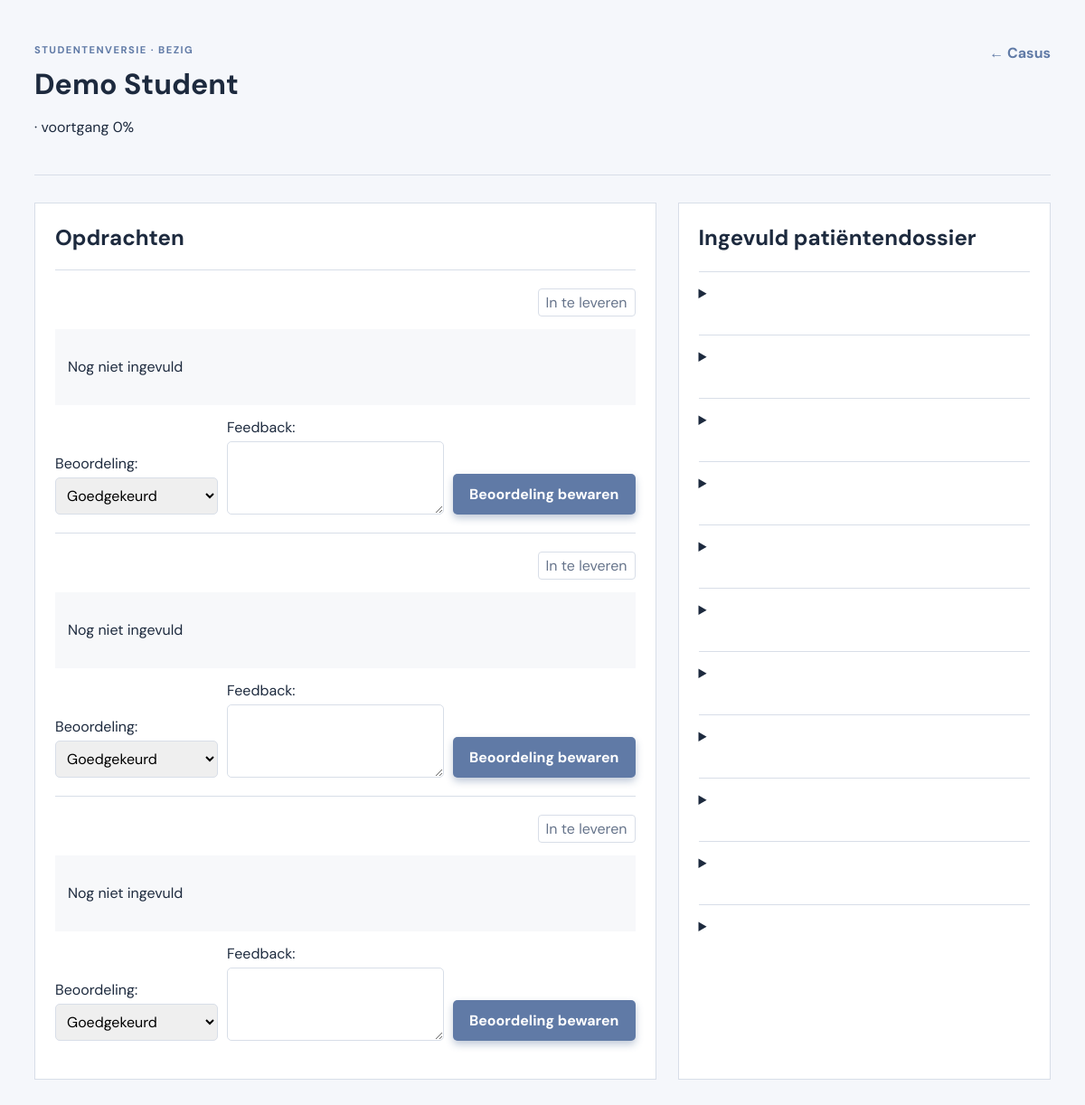
The app's page /docent/studentdossier/1/ (signed in) with its own data.
### dossier/models.py (models this page shows, shortened)
class StudentCase(models.Model):
    class Status(models.TextChoices):
        ACTIVE = "active", "Bezig"
        SUBMITTED = "submitted", "Ingediend"
        REVIEWED = "reviewed", "Beoordeeld"
    case = models.ForeignKey(Case, on_delete=models.PROTECT, related_name="student_cases")
    student = models.ForeignKey(
        settings.AUTH_USER_MODEL, on_delete=models.CASCADE, related_name="student_cases"
    )
    status = models.CharField(max_length=20, choices=Status.choices, default=Status.ACTIVE)
    case_title = models.CharField(max_length=180, blank=True)
    course = models.CharField(max_length=180, blank=True)
    introduction = models.TextField(blank=True)
    learning_objectives = models.TextField(blank=True)
    patient_name = models.CharField(max_length=120, blank=True)
    patient_reference = models.CharField(max_length=40, blank=True)
    patient_image = models.CharField(max_length=240, blank=True)
    patient_context = models.CharField(max_length=280, blank=True)
    started_at = models.DateTimeField(auto_now_add=True)
    submitted_at = models.DateTimeField(null=True, blank=True)
    reviewed_at = models.DateTimeField(null=True, blank=True)
    updated_at = models.DateTimeField(auto_now=True)
    class Meta:
        ordering = ["-updated_at"]
        constraints = [
            models.UniqueConstraint(fields=["case", "student"], name="unique_student_case")
        ]
    @property
    def progress(self):
        total = self.assignment_submissions.count()
        if not total:
            return 0
        completed = self.assignment_submissions.exclude(
            status=AssignmentSubmission.Status.TODO
        ).count()
        return round(completed / total * 100)

class AssignmentSubmission(models.Model):
    class Status(models.TextChoices):
        TODO = "todo", "In te leveren"
        SUBMITTED = "submitted", "Ingediend"
        RESUBMIT = "resubmit", "Opnieuw inleveren"
        APPROVED = "approved", "Goedgekeurd"
    student_case = models.ForeignKey(
        StudentCase, on_delete=models.CASCADE, related_name="assignment_submissions"
    )
    assignment = models.ForeignKey(
        Assignment,
        on_delete=models.SET_NULL,
        related_name="submissions",
        null=True,
        blank=True,
    )
    phase = models.CharField(max_length=120, blank=True)
    title = models.CharField(max_length=240, blank=True)
    content = models.TextField(blank=True)
    position = models.PositiveIntegerField(default=0)
    answer = models.TextField(blank=True)
    status = models.CharField(max_length=20, choices=Status.choices, default=Status.TODO)
    feedback = models.TextField(blank=True)
    submitted_at = models.DateTimeField(null=True, blank=True)
    reviewed_at = models.DateTimeField(null=True, blank=True)
    updated_at = models.DateTimeField(auto_now=True)
    class Meta:
        ordering = ["position", "id"]
        constraints = [
            models.UniqueConstraint(
                fields=["student_case", "assignment"], name="unique_assignment_submission"
            )
        ]

### dossier/views.py (the view)
# urls.py: path("docent/studentdossier/<int:student_case_id>/", views.teacher_student_case, name="teacher_student_case"),
@login_required
def teacher_student_case(request, student_case_id):
    require_teacher(request.user)
    student_case = get_object_or_404(
        StudentCase.objects.select_related("case", "student").prefetch_related(
            "assignment_submissions", "module_responses"
        ), id=student_case_id
    )
    editable_case(request.user, student_case.case_id)
    for module in student_case.module_responses.all():
        module.display_values = [
            {"label": field["label"], "value": module.data.get(field["key"], "")}
            for field in module.schema
        ]
    return render(request, "dossier/teacher_student_case.html", {
        "student_case": student_case, "review_form": ReviewForm(),
    })

### dossier/forms.py
class ReviewForm(forms.Form):
    status = forms.ChoiceField(
        label="Beoordeling",
        choices=[("approved", "Goedgekeurd"), ("resubmit", "Opnieuw inleveren")],
    )
    feedback = forms.CharField(
        label="Feedback", required=False, widget=forms.Textarea(attrs={"rows": 3})
    )

### dossier/context_processors.py (called while the page is built)
def platform_settings(request):
    return {"oidc_enabled": settings.OIDC_ENABLED}

### dossier/views.py (called while the page is built)
def user_role(user):
    if user.is_superuser or user.is_staff:
        return Profile.Role.ADMIN
    return getattr(getattr(user, "epd_profile", None), "role", Profile.Role.STUDENT)

def is_teacher(user):
    return user_role(user) in {Profile.Role.TEACHER, Profile.Role.ADMIN}

def is_admin(user):
    return user_role(user) == Profile.Role.ADMIN

def require_teacher(user):
    if not is_teacher(user):
        raise PermissionDenied

def teacher_cases(user):
    cases = Case.objects.select_related("patient", "created_by").prefetch_related(
        "modules__fields", "assignments", "student_cases__student"
    )
    return cases if is_admin(user) else cases.filter(created_by=user)

def editable_case(user, case_id):
    return get_object_or_404(teacher_cases(user), id=case_id)

### templates/dossier/teacher_student_case.html (shortened to what this page needs)
{% extends 'base.html' %}
{% block content %}
<main class="teacher-shell"><header class="page-bar"><div><p class="eyebrow">Studentenversie · {{ student_case.get_status_display }}</p><h1>{{ student_case.student.get_full_name|default:student_case.student.username }}</h1><p>{{ student_case.case_title }} · voortgang {{ student_case.progress }}%</p></div><a class="back" href="{% url 'dossier:teacher_case' student_case.case_id %}">← Casus</a></header>
  <div class="review-grid"><section class="editor-section"><h2>Opdrachten</h2>{% for submission in student_case.assignment_submissions.all %}<article class="review-item"><header><div><small>{{ submission.phase }}</small><h3>{{ submission.title }}</h3></div><span class="state status-{{ submission.status }}">{{ submission.get_status_display }}</span></header><div class="student-answer">{{ submission.answer|default:'Nog niet ingevuld'|linebreaks }}</div>{% if submission.feedback %}<div class="feedback"><strong>Eerdere feedback</strong>{{ submission.feedback|linebreaks }}</div>{% endif %}<form method="post" class="review-form" action="{% url 'dossier:teacher_review_assignment' student_case.id submission.id %}">{% csrf_token %}{{ review_form.as_div }}<button class="primary button">Beoordeling bewaren</button></form></article>{% endfor %}</section>
    <section class="editor-section"><h2>Ingevuld patiëntendossier</h2>{% for module in student_case.module_responses.all %}<details class="response-detail"><summary></summary></details>{% endfor %}</section></div>
</main>
{% endblock %}

### static/epd.css (style rules this page uses)
:root { --blue:#607aa6;--blue-dark:#526d9c;--ink:#1d2a3e;--muted:#66748b;--line:#d8dee8;--red:#f1322e;--orange:#f47721 }
* { box-sizing:border-box }
body { margin:0;color:var(--ink);font-family:'DM Sans',Arial,sans-serif;background:#f5f7fb }
.eyebrow { color:var(--blue);font-size:.7rem;font-weight:700;letter-spacing:.13em;text-transform:uppercase;margin:0 0 10px }
.status-todo { color:var(--orange) }
.outline,.primary { padding:12px 18px;border-radius:5px;font-weight:700;text-decoration:none }
.primary { background:var(--blue);color:#fff;box-shadow:0 4px 8px #405e8b55 }
.back { color:var(--blue);font-weight:700;text-decoration:none;white-space:nowrap }
button,input,textarea,select { font:inherit }
.button { border:0;cursor:pointer }
.page-bar { display:flex;justify-content:space-between;align-items:flex-start;gap:24px }
.page-bar h1 { margin:0 }
.teacher-shell { max-width:1180px;margin:0 auto;padding:48px 28px }
.teacher-shell>.page-bar { border-bottom:1px solid var(--line);padding-bottom:26px;margin-bottom:30px }
.state { align-self:flex-end;padding:4px 8px;border:1px solid var(--line);border-radius:4px;color:var(--muted) }
.editor-section,.editor-form section { background:#fff;border:1px solid var(--line);padding:22px }
.editor-section h2,.editor-form h2 { margin:0 0 20px }
details { margin-top:22px }
summary { color:var(--blue);font-weight:700;cursor:pointer }
.review-grid { display:grid;grid-template-columns:minmax(0,1.25fr) minmax(320px,.75fr);gap:24px }
.review-item { padding:20px 0;border-top:1px solid var(--line) }
.review-item>header { display:flex;justify-content:space-between;gap:18px }
.student-answer { margin:14px 0;padding:14px;background:#f7f8fa;line-height:1.5 }
.review-form { display:grid;grid-template-columns:180px 1fr auto;gap:10px;align-items:end }
.review-form>div { display:grid;gap:5px }
.review-form select,.review-form textarea { width:100%;border:1px solid var(--line);border-radius:5px;padding:8px }
.response-detail { border-top:1px solid var(--line);padding:13px 0 }
.response-detail summary { color:var(--ink) }

### records on screen
StudentCase: status "BEZIG", student.get_full_name "Demo Student", progress "0"
AssignmentSubmission: status "In te leveren", answer "Nog niet ingevuld"
AssignmentSubmission: status "In te leveren", answer "Nog niet ingevuld"
AssignmentSubmission: status "In te leveren", answer "Nog niet ingevuld"
